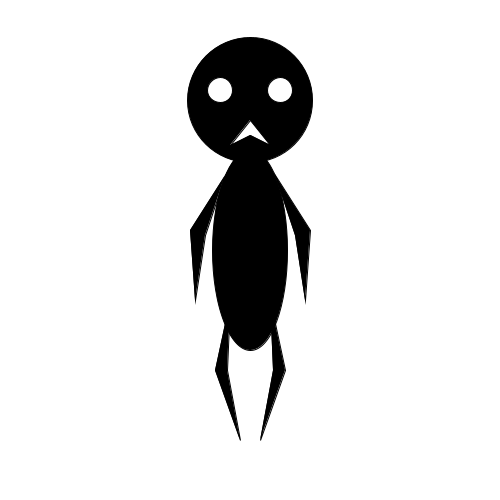
Frame 1 (no input)
Frame 60 (the mouse pressed at the canvas centre just before this capture): identical to frame 1, image omitted
Frame 120 (the mouse held since frame 60 and released just before this capture): identical to frame 1, image omitted

The Processing sketch that drew this single still picture (run headless with seeded random() and noise(); from frame 60 on, the mouse is pressed at the canvas centre):

// Processing sketch: Han_Daniel_week_8_HW
// ── Han_Daniel_week_8_HW.pde
color c;
color b;
color e;

Thing a1;


void setup() {
  size(500, 500);
  b= color(255);
  e= color(255);
  
  a1 = new Thing(190, 37);
  
}

void mouseClicked() {
  c=color(random(255), random(255), random(255));
  b=color(random(255), random(255), random(255));
  e=color(random(255), random(255), random(255));
}

void draw() {
  background(b);

  a1.drawThing();
}

class Thing {

  float xPos;
  float yPos;

  Thing(float tempX, float tempY) {
    xPos=tempX;
    yPos=tempY;
  }
  void drawThing() {
    fill(c);
    quad(35 + xPos, 138 + yPos, 
      0 + xPos, 193 + yPos, 
      5 + xPos, 263 + yPos, 
      15 + xPos, 198 + yPos);
    quad(85 + xPos, 138 + yPos, 
      120 + xPos, 193 + yPos, 
      115 + xPos, 263 + yPos, 
      105 + xPos, 198 + yPos);
    quad(40 + xPos, 263 + yPos, 
      25 + xPos, 333 + yPos, 
      50 + xPos, 403 + yPos, 
      37 + xPos, 333 + yPos);
    quad(80 + xPos, 263 + yPos, 
      95 + xPos, 333 + yPos, 
      70 + xPos, 403 + yPos, 
      83 + xPos, 333 + yPos);
    ellipse(60 + xPos, 213 + yPos, 75, 200);
    ellipse(60 + xPos, 63 + yPos, 125, 125);
    fill(e);
    quad(40 + xPos, 108 + yPos, 
      60 + xPos, 83 + yPos, 
      80 + xPos, 108 + yPos, 
      60 + xPos, 98 + yPos);
    ellipse(30 + xPos, 53 + yPos, 25, 25);
    ellipse(90 + xPos, 53 + yPos, 25, 25);
  }
}
